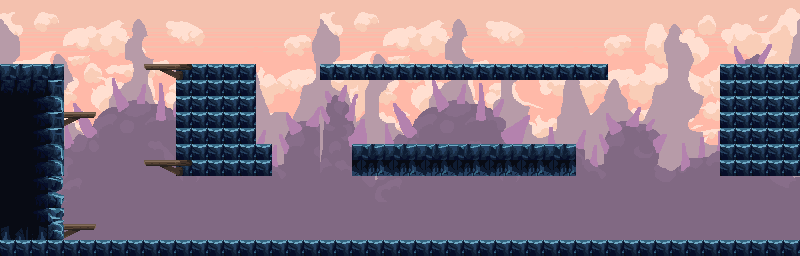

This game map was drawn from its Tiled (.tmx) file and the tilesets committed beside it. A one-line description and the trimmed map source follow:
An orthogonal 50x16 tile map with 16x16 px tiles, 6 tile layers (background1, background2, background3, graphics1, ...), 4 tilesets and 8 objects.

<map version="1.5" tiledversion="1.6.0" orientation="orthogonal" renderorder="right-down" width="50" height="16" tilewidth="16" tileheight="16" infinite="0" nextlayerid="12" nextobjectid="15">
 <tileset firstgid="1" source="tilemaps/background01.tsx" />
 <tileset firstgid="481" source="tilemaps/background02.tsx" />
 <tileset firstgid="961" source="tilemaps/background03.tsx" />
 <tileset firstgid="1441" source="tilemaps/main_lev_build_1.tsx" />
 <objectgroup id="7" name="ground" />
 <objectgroup id="8" name="bricks">
  <object id="7" x="64" y="112" width="32" height="16" />
  <object id="8" x="0" y="64" width="64" height="176" />
  <object id="9" x="64" y="224" width="32" height="16" />
  <object id="10" x="144" y="160" width="48" height="16" />
  <object id="11" x="144" y="64" width="48" height="16" />
  <object id="12" x="176" y="64" width="80" height="112" />
  <object id="13" x="0.5" y="239.5" width="544" height="16" />
  <object id="14" x="0.666667" y="-0.333333" width="418" height="4.33333" />
 </objectgroup>
 <objectgroup id="9" name="clouds" />
 <objectgroup id="11" name="spikes" />
 <layer id="1" name="background1" width="50" height="16">
  <data>[800 cells, 800 non-empty, 480 distinct tile ids]</data>
 </layer>
 <layer id="2" name="background2" width="50" height="16">
  <data>[800 cells, 800 non-empty, 480 distinct tile ids]</data>
 </layer>
 <layer id="3" name="background3" width="50" height="16">
  <data>[800 cells, 800 non-empty, 481 distinct tile ids]</data>
 </layer>
 <layer id="4" name="graphics1" width="50" height="16">
  <data>[800 cells, 404 non-empty, 7 distinct tile ids]</data>
 </layer>
 <layer id="5" name="graphics2" width="50" height="16">
  <data>[800 cells, 21 non-empty, 12 distinct tile ids]</data>
 </layer>
 <layer id="6" name="graphics3" width="50" height="16">
  <data>[800 cells, 73 non-empty, 21 distinct tile ids]</data>
 </layer>
</map>
